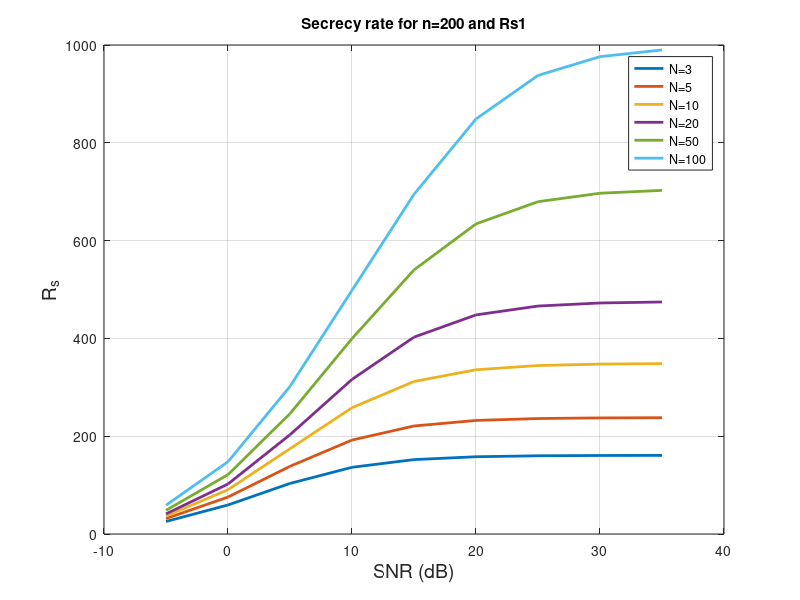
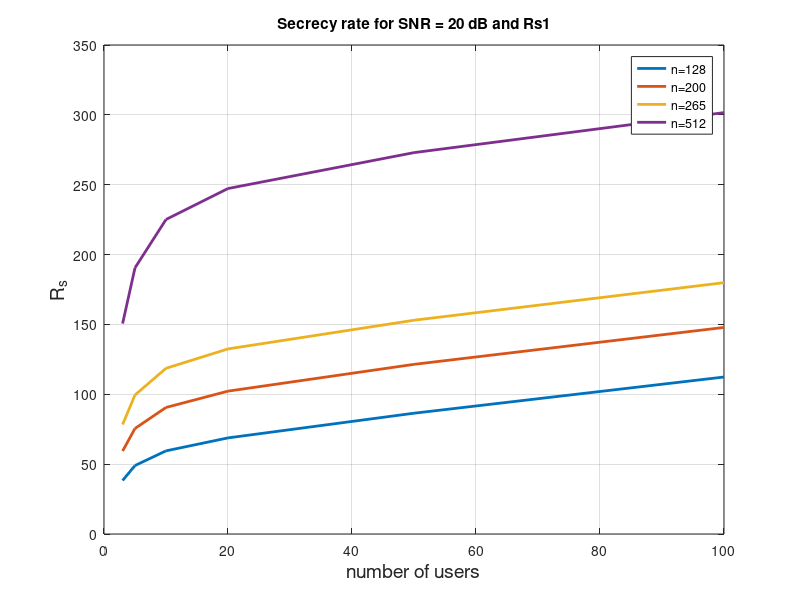
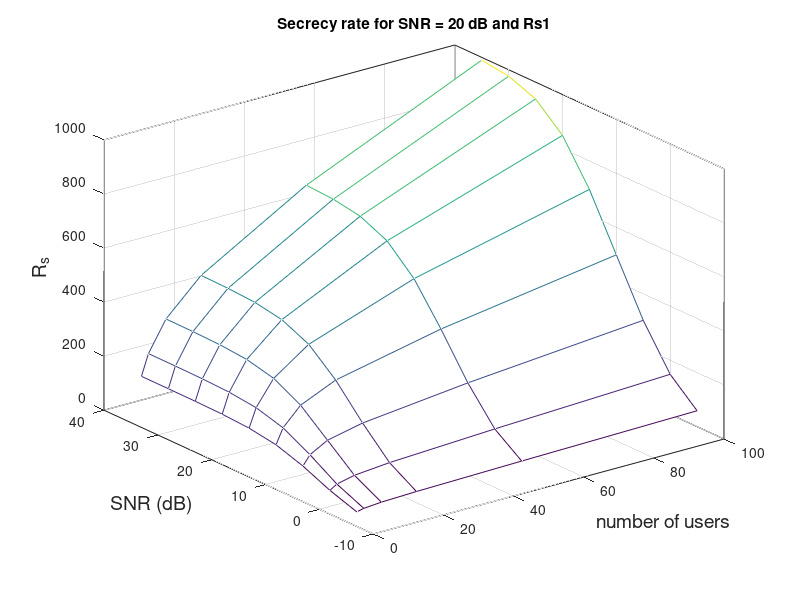
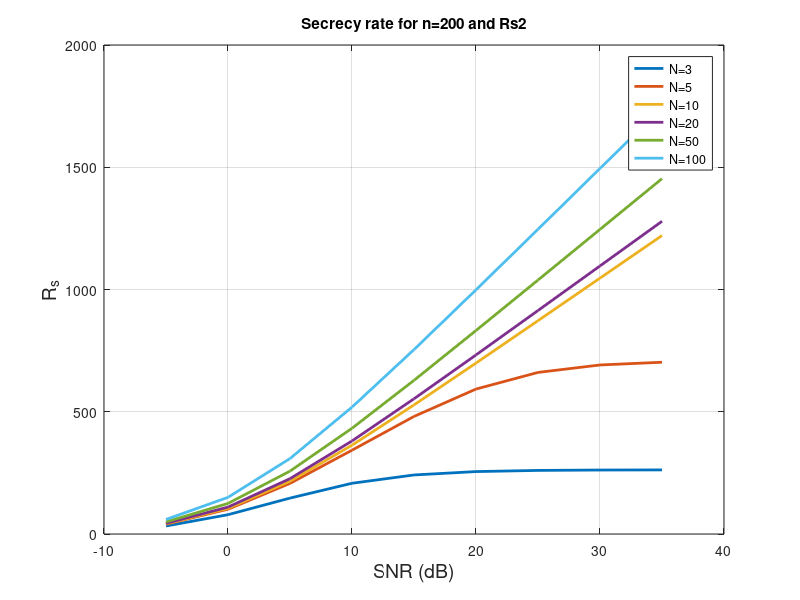

Source code (MATLAB) for these figures, in order:
%%
clc
clear
close all

n=[128 200 265 512];
N=[3 5 10 20 50 100];
SNR=-5:5:35;

Rs1=zeros(length(n),length(N),length(SNR));
Rs2=zeros(length(n),length(N),length(SNR));

for car_loop=1:length(n)
    nv=n(car_loop); %value of carriers
    for user_loop=1:length(N)
        Nv=N(user_loop); % value of users
        P1=1/Nv;
        P2=1/(factorial(Nv));
        for SNR_loop=1:length(SNR);
            SNRv=10^(SNR(SNR_loop)/10);           
            
            nu=1+SNRv;
            de_1=1+P1*SNRv;
            de_2=1+P2*SNRv;
            
            Rs1(car_loop,user_loop,SNR_loop)=((nv+Nv)*log2(nu/de_1))/2;
            Rs2(car_loop,user_loop,SNR_loop)=((nv+Nv)*log2(nu/de_2))/2;
        end
    end
end
RS(:,:,:,1)=Rs1;
RS(:,:,:,2)=Rs2;
pc=0;
for i=1:2
    Rs=RS(:,:,:,i);

    %% fig 1
figure ()
R=permute(Rs,[3 2 1]);
plot(SNR,R(:,:,2),'LineWidth',2)
xlabel('SNR (dB)','FontSize', 14)
ylabel('R_s','FontSize', 14)
legend('N=3', 'N=5', 'N=10', 'N=20', 'N=50', 'N=100')
title(['Secrecy rate for n=200 and Rs' num2str(i)])
grid on
box on 
%% fig 2
% SNR=20 dB Rs(:,:,6)
figure ()
R=Rs;
plot(N,R(:,:,2),'LineWidth',2)
xlabel('number of users','FontSize', 14)
ylabel('R_s','FontSize', 14)
legend('n=128', 'n=200', 'n=265', 'n=512')
title(['Secrecy rate for SNR = 20 dB and Rs' num2str(i)])
grid on
box on 
%% fig 3
figure ()
R=permute(Rs,[3 2 1]);
mesh(N,SNR,R(:,:,2))
xlabel('number of users','FontSize', 14)
ylabel('SNR (dB)','FontSize', 14)
zlabel('R_s','FontSize', 14)
title(['Secrecy rate for SNR = 20 dB and Rs' num2str(i)])
grid on
box on 
end
